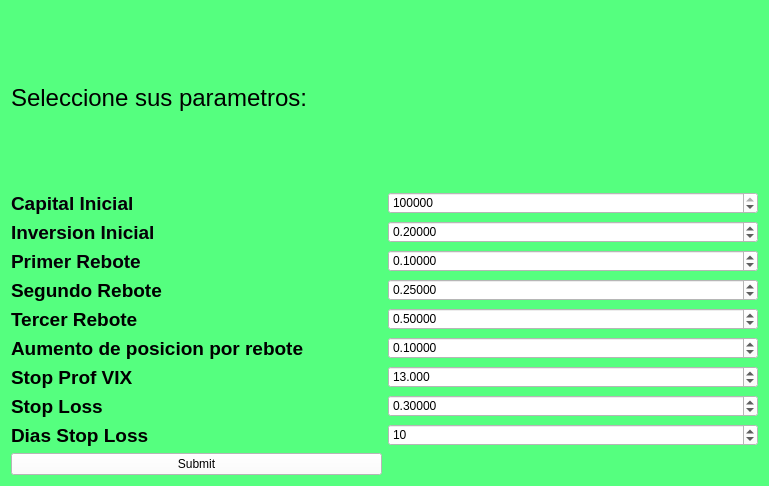
<?xml version="1.0" encoding="UTF-8"?>
<ui version="4.0">
 <class>Form</class>
 <widget class="QWidget" name="Form">
  <property name="geometry">
   <rect>
    <x>0</x>
    <y>0</y>
    <width>769</width>
    <height>486</height>
   </rect>
  </property>
  <property name="windowTitle">
   <string>Form</string>
  </property>
  <property name="styleSheet">
   <string notr="true">background-color: rgb(85, 255, 127);</string>
  </property>
  <layout class="QGridLayout" name="gridLayout_2">
   <item row="0" column="0">
    <layout class="QGridLayout" name="gridLayout">
     <item row="10" column="1">
      <widget class="QSpinBox" name="dias_stop_loss_box">
       <property name="styleSheet">
        <string notr="true">background-color: rgb(255, 255, 255);
font: 14pt &quot;MS Shell Dlg 2&quot;;</string>
       </property>
       <property name="maximum">
        <number>1000</number>
       </property>
       <property name="value">
        <number>10</number>
       </property>
      </widget>
     </item>
     <item row="11" column="0">
      <widget class="QPushButton" name="pushButton">
       <property name="styleSheet">
        <string notr="true">background-color: rgb(255, 255, 255);
font: 12pt &quot;MS Shell Dlg 2&quot;;</string>
       </property>
       <property name="text">
        <string>Submit</string>
       </property>
      </widget>
     </item>
     <item row="4" column="1">
      <widget class="QDoubleSpinBox" name="primer_rebote_box">
       <property name="styleSheet">
        <string notr="true">background-color: rgb(255, 255, 255);
font: 14pt &quot;MS Shell Dlg 2&quot;;</string>
       </property>
       <property name="decimals">
        <number>5</number>
       </property>
       <property name="value">
        <double>0.100000000000000</double>
       </property>
      </widget>
     </item>
     <item row="9" column="0">
      <widget class="QLabel" name="label_8">
       <property name="text">
        <string>&lt;html&gt;&lt;head/&gt;&lt;body&gt;&lt;p&gt;&lt;span style=&quot; font-size:14pt; font-weight:600;&quot;&gt;Stop Loss&lt;/span&gt;&lt;/p&gt;&lt;/body&gt;&lt;/html&gt;</string>
       </property>
      </widget>
     </item>
     <item row="0" column="0">
      <widget class="QLabel" name="label_10">
       <property name="text">
        <string>&lt;html&gt;&lt;head/&gt;&lt;body&gt;&lt;p&gt;&lt;span style=&quot; font-size:18pt;&quot;&gt;Seleccione sus parametros:&lt;/span&gt;&lt;/p&gt;&lt;/body&gt;&lt;/html&gt;</string>
       </property>
      </widget>
     </item>
     <item row="3" column="1">
      <widget class="QDoubleSpinBox" name="inversion_inicial_box">
       <property name="styleSheet">
        <string notr="true">background-color: rgb(255, 255, 255);
font: 14pt &quot;MS Shell Dlg 2&quot;;</string>
       </property>
       <property name="decimals">
        <number>5</number>
       </property>
       <property name="value">
        <double>0.200000000000000</double>
       </property>
      </widget>
     </item>
     <item row="4" column="0">
      <widget class="QLabel" name="label_6">
       <property name="text">
        <string>&lt;html&gt;&lt;head/&gt;&lt;body&gt;&lt;p&gt;&lt;span style=&quot; font-size:14pt; font-weight:600; color:#050008;&quot;&gt;Primer Rebote&lt;/span&gt;&lt;/p&gt;&lt;/body&gt;&lt;/html&gt;</string>
       </property>
      </widget>
     </item>
     <item row="5" column="0">
      <widget class="QLabel" name="label_5">
       <property name="text">
        <string>&lt;html&gt;&lt;head/&gt;&lt;body&gt;&lt;p&gt;&lt;span style=&quot; font-size:14pt; font-weight:600;&quot;&gt;Segundo Rebote&lt;/span&gt;&lt;/p&gt;&lt;/body&gt;&lt;/html&gt;</string>
       </property>
      </widget>
     </item>
     <item row="5" column="1">
      <widget class="QDoubleSpinBox" name="segundo_rebote_box">
       <property name="styleSheet">
        <string notr="true">background-color: rgb(255, 255, 255);
font: 14pt &quot;MS Shell Dlg 2&quot;;</string>
       </property>
       <property name="decimals">
        <number>5</number>
       </property>
       <property name="value">
        <double>0.250000000000000</double>
       </property>
      </widget>
     </item>
     <item row="6" column="1">
      <widget class="QDoubleSpinBox" name="tercer_rebote_box">
       <property name="styleSheet">
        <string notr="true">background-color: rgb(255, 255, 255);
font: 14pt &quot;MS Shell Dlg 2&quot;;</string>
       </property>
       <property name="decimals">
        <number>5</number>
       </property>
       <property name="value">
        <double>0.500000000000000</double>
       </property>
      </widget>
     </item>
     <item row="6" column="0">
      <widget class="QLabel" name="label_4">
       <property name="text">
        <string>&lt;html&gt;&lt;head/&gt;&lt;body&gt;&lt;p&gt;&lt;span style=&quot; font-size:14pt; font-weight:600;&quot;&gt;Tercer Rebote&lt;/span&gt;&lt;/p&gt;&lt;/body&gt;&lt;/html&gt;</string>
       </property>
      </widget>
     </item>
     <item row="7" column="0">
      <widget class="QLabel" name="label_3">
       <property name="text">
        <string>&lt;html&gt;&lt;head/&gt;&lt;body&gt;&lt;p&gt;&lt;span style=&quot; font-size:14pt; font-weight:600;&quot;&gt;Aumento de posicion por rebote&lt;/span&gt;&lt;/p&gt;&lt;/body&gt;&lt;/html&gt;</string>
       </property>
      </widget>
     </item>
     <item row="1" column="0">
      <widget class="QLabel" name="label_2">
       <property name="text">
        <string>&lt;html&gt;&lt;head/&gt;&lt;body&gt;&lt;p&gt;&lt;span style=&quot; font-size:14pt; font-weight:600; color:#050008;&quot;&gt;Capital Inicial&lt;/span&gt;&lt;/p&gt;&lt;/body&gt;&lt;/html&gt;</string>
       </property>
      </widget>
     </item>
     <item row="7" column="1">
      <widget class="QDoubleSpinBox" name="aumento_posicion_box">
       <property name="styleSheet">
        <string notr="true">background-color: rgb(255, 255, 255);
font: 14pt &quot;MS Shell Dlg 2&quot;;</string>
       </property>
       <property name="decimals">
        <number>5</number>
       </property>
       <property name="value">
        <double>0.100000000000000</double>
       </property>
      </widget>
     </item>
     <item row="8" column="0">
      <widget class="QLabel" name="label">
       <property name="text">
        <string>&lt;html&gt;&lt;head/&gt;&lt;body&gt;&lt;p&gt;&lt;span style=&quot; font-size:14pt; font-weight:600;&quot;&gt;Stop Prof VIX&lt;/span&gt;&lt;/p&gt;&lt;/body&gt;&lt;/html&gt;</string>
       </property>
      </widget>
     </item>
     <item row="3" column="0">
      <widget class="QLabel" name="label_7">
       <property name="text">
        <string>&lt;html&gt;&lt;head/&gt;&lt;body&gt;&lt;p&gt;&lt;span style=&quot; font-size:14pt; font-weight:600; color:#050008;&quot;&gt;Inversion Inicial&lt;/span&gt;&lt;/p&gt;&lt;/body&gt;&lt;/html&gt;</string>
       </property>
      </widget>
     </item>
     <item row="9" column="1">
      <widget class="QDoubleSpinBox" name="stop_loss_box">
       <property name="styleSheet">
        <string notr="true">background-color: rgb(255, 255, 255);
font: 14pt &quot;MS Shell Dlg 2&quot;;</string>
       </property>
       <property name="decimals">
        <number>5</number>
       </property>
       <property name="value">
        <double>0.300000000000000</double>
       </property>
      </widget>
     </item>
     <item row="10" column="0">
      <widget class="QLabel" name="label_9">
       <property name="text">
        <string>&lt;html&gt;&lt;head/&gt;&lt;body&gt;&lt;p&gt;&lt;span style=&quot; font-size:14pt; font-weight:600;&quot;&gt;Dias Stop Loss&lt;/span&gt;&lt;/p&gt;&lt;/body&gt;&lt;/html&gt;</string>
       </property>
      </widget>
     </item>
     <item row="1" column="1">
      <widget class="QSpinBox" name="capital_inicial_box">
       <property name="styleSheet">
        <string notr="true">background-color: rgb(255, 255, 255);
font: 14pt &quot;MS Shell Dlg 2&quot;;</string>
       </property>
       <property name="maximum">
        <number>1000000000</number>
       </property>
       <property name="value">
        <number>2000000</number>
       </property>
      </widget>
     </item>
     <item row="8" column="1">
      <widget class="QDoubleSpinBox" name="stop_prof_box">
       <property name="styleSheet">
        <string notr="true">font: 14pt &quot;MS Shell Dlg 2&quot;;
background-color: rgb(255, 255, 255);</string>
       </property>
       <property name="decimals">
        <number>3</number>
       </property>
       <property name="value">
        <double>13.000000000000000</double>
       </property>
      </widget>
     </item>
    </layout>
   </item>
  </layout>
 </widget>
 <resources/>
 <connections/>
</ui>
